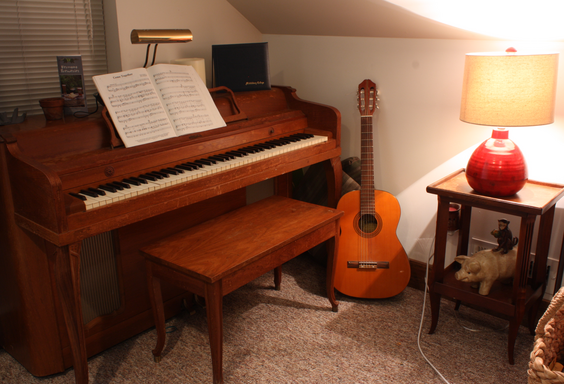
//> input picture a0.png, 564 x 384 px
$ ./stereo a0.png a1.png 3 100   (built with g++ and OpenCV 4)
//> lines starting //> are read from the running program, lines starting //| are printed output that depends on the picture
#include "opencv2/core/utility.hpp"
#include "opencv2/imgproc.hpp"
#include "opencv2/imgcodecs.hpp"
#include "opencv2/highgui.hpp"
#include <iostream>

using namespace cv;
using namespace std;


Mat disparity(Mat img0, Mat img1, int win, int dmax) {
	int H = img0.size().height;
	int W = img0.size().width;
    Mat disp = Mat::zeros(H, W, CV_32SC1);

	for(int y=0; y < H; ++y){
		for(int x=0; x < W; ++x){
			int melhor_d = 0;
			int menor_SAD = INT_MAX;
			for(int d=0; d <= dmax; ++d){
				int SAD = 0;
				for(int u = -win; u <= win; ++u){
					for(int v = -win; v <= win; ++v){
						int esq = img0.at<uchar>(y+u, x+v);
						int dir = img1.at<uchar>(y+u, x+v-d);
						SAD += abs(esq - dir);
					}
				}
				if(SAD < menor_SAD){
					menor_SAD = SAD;
					melhor_d = d;
				}
			}
			disp.at<int>(y,x) = melhor_d;
		}
	}
	return disp;
}

int main( int argc, const char** argv ) {

    Mat img0 = imread(samples::findFile(argv[1]), IMREAD_GRAYSCALE);
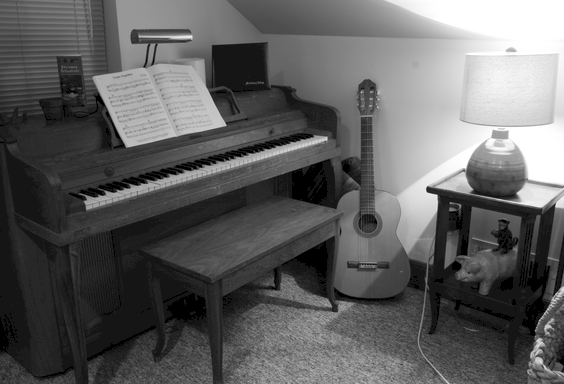
//> img0: 384 rows x 564 cols, CV_8UC1; min 0, max 255, mean 95.5
    Mat img1 = imread(samples::findFile(argv[2]), IMREAD_GRAYSCALE);
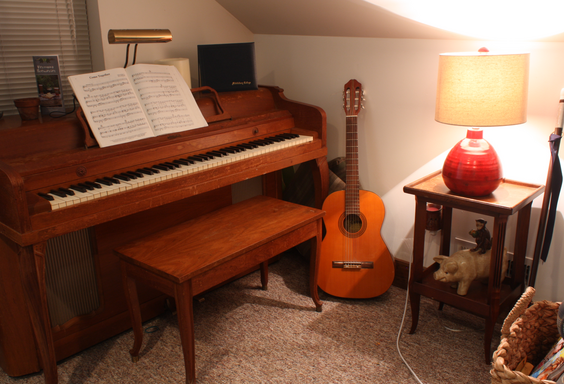
//> input picture a1.png, 564 x 384 px
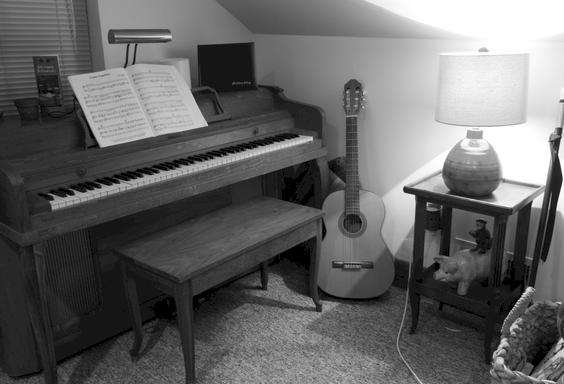
//> img1: 384 rows x 564 cols, CV_8UC1; min 0, max 255, mean 101

    if(img0.empty()) {
        std::cerr << "Cannot read image file" << argv[1] << std::endl;
        return -1;
    }
    if(img1.empty()) {
        std::cerr << "Cannot read image file" << argv[2] << std::endl;
        return -1;
    }

	int maskHalfSize = atoi(argv[3]);
//> maskHalfSize = 3
	int dmax = atoi(argv[4]);
//> dmax = 100

	Mat disp = disparity(img0, img1, maskHalfSize, dmax);
//> after the loop in disparity, `for(int y=0; y < H; ++y)`:
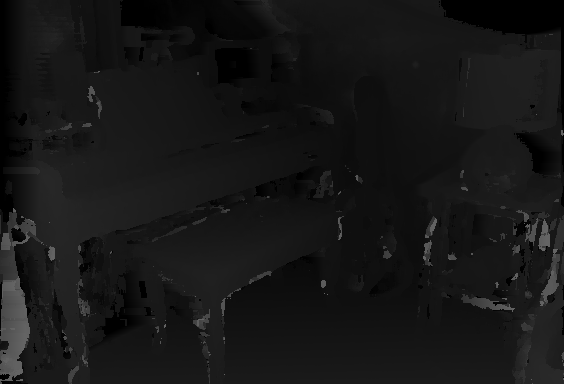
//> disp: 384 rows x 564 cols, CV_32SC1; min 0, max 100, mean 22.2

	Mat dispDisplay;
	double maxValue, minValue;
	minMaxLoc(disp, &minValue, &maxValue);
//> minValue = 0; maxValue = 100
	cout << minValue << " " << maxValue << endl;
//| 0 100
	double s = 255.0/(maxValue-minValue);
//> s = 2.55
	disp.convertTo(dispDisplay, CV_8U, s, -minValue*s);
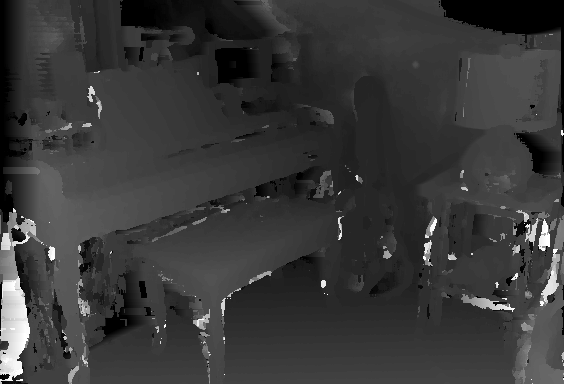
//> dispDisplay: 384 rows x 564 cols, CV_8UC1; min 0, max 255, mean 56.5
	cout << disp.size().height << endl;
//| 384

    namedWindow("image", 0);
	imshow("image", dispDisplay);
    waitKey();

    return 0;
}
